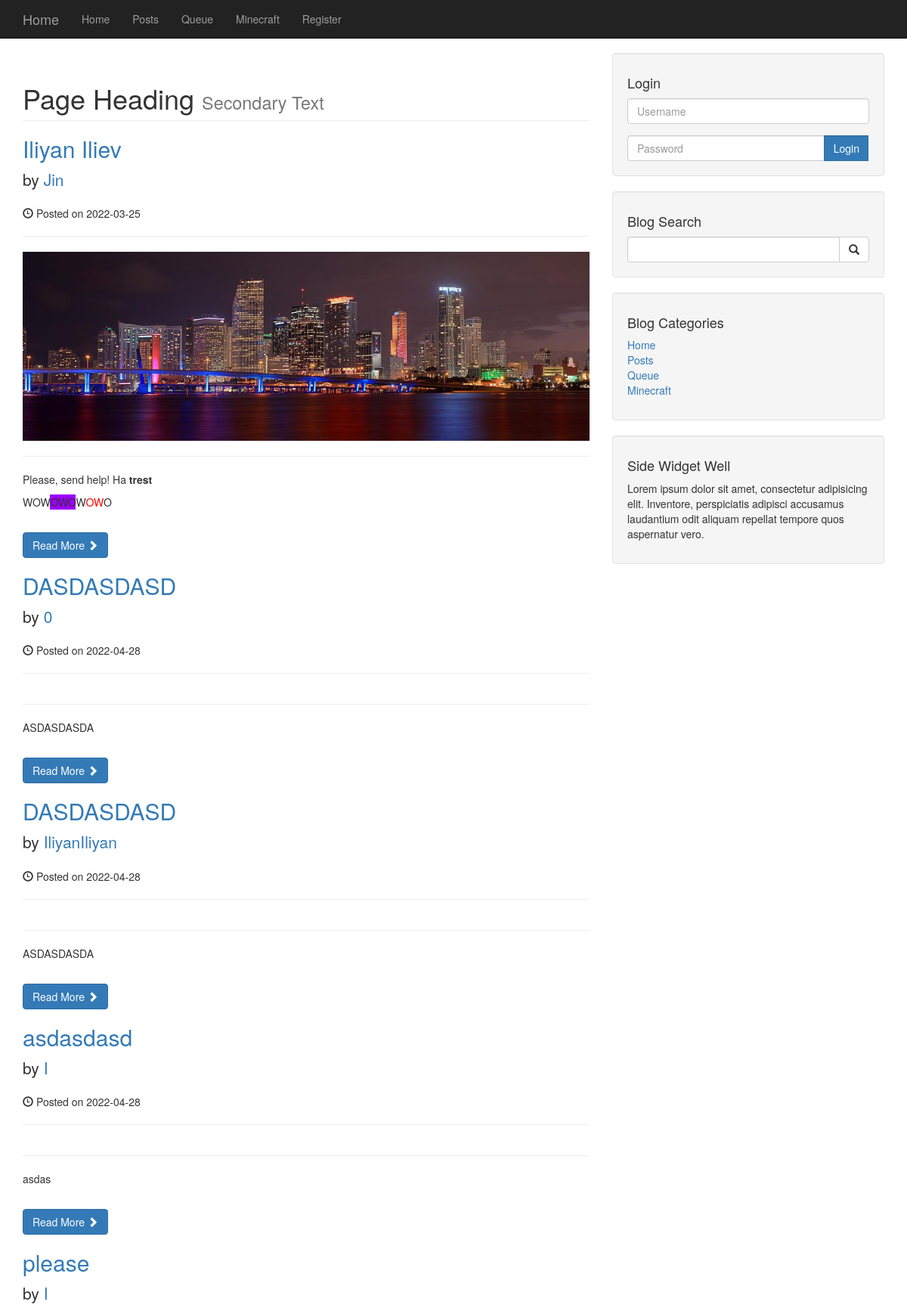
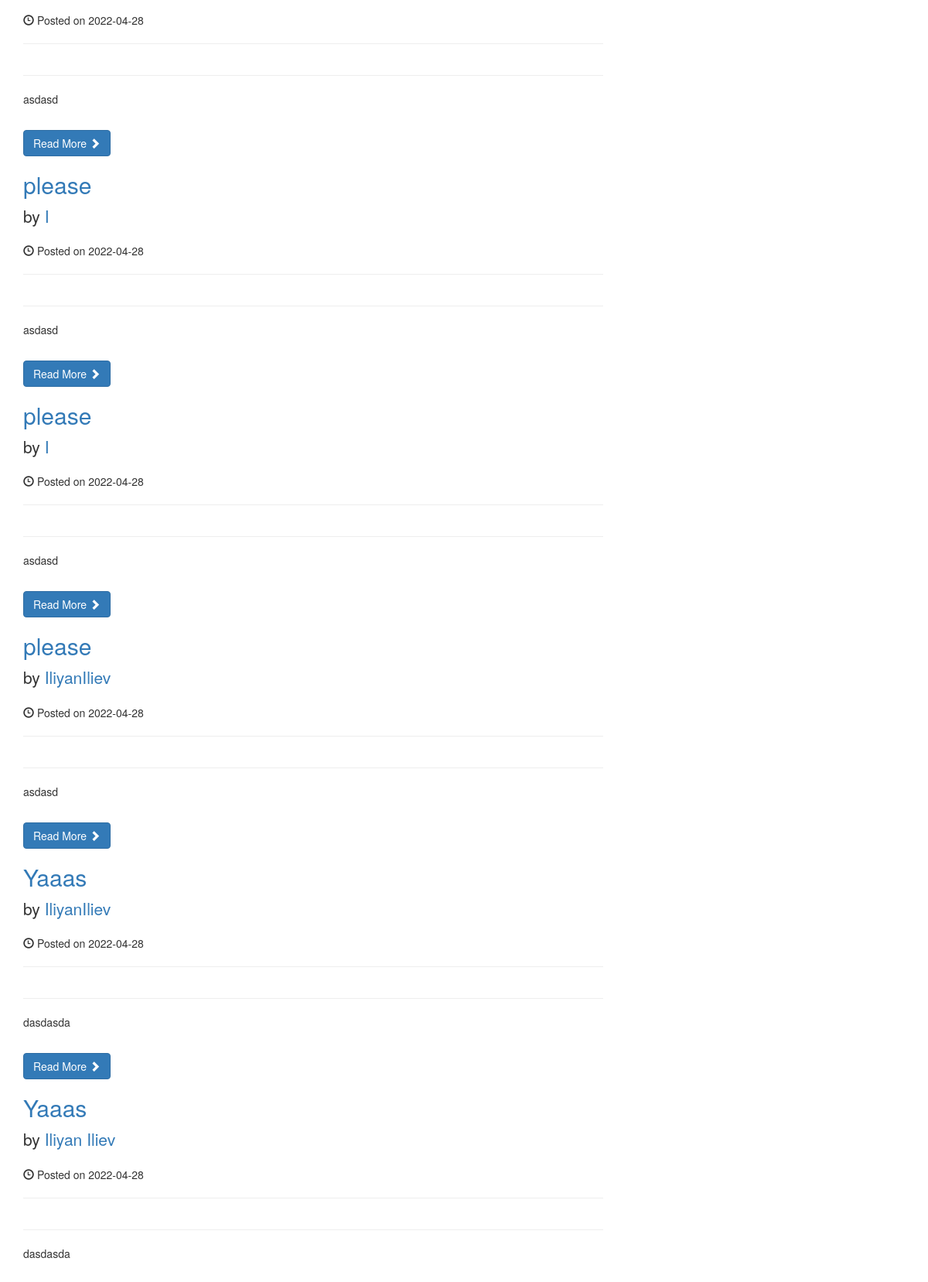
The app's page /category.php?category=1 (upper part) with its own data (2 pictures, top to bottom).
### tables this page shows
CREATE TABLE `categories` (
  `cat_id` int(3) NOT NULL,
  `cat_title` varchar(255) NOT NULL
);

CREATE TABLE `posts` (
  `post_id` int(3) NOT NULL,
  `post_category_id` int(3) NOT NULL,
  `post_title` varchar(255) NOT NULL,
  `post_author` varchar(255) NOT NULL,
  `post_date` date NOT NULL,
  `post_image` text NOT NULL,
  `post_content` text NOT NULL,
  `post_tags` varchar(255) NOT NULL,
  `post_comment_count` int(11) NOT NULL,
  `post_status` varchar(255) NOT NULL DEFAULT 'draft'
);

### category.php (the view)
<?php
    include('includes/db.php');
    include('includes/header.php');
    include('includes/navigation.php');
?>
<div class="container">
    <div class="row">
        <div class="col-md-8">
            <h1 class="page-header">
                Page Heading
                <small>Secondary Text</small>
            </h1>
            <?php
            if(isset($_GET['category'])){
                $category_id = $_GET['category'];
            }
            $query = "SELECT * FROM posts WHERE post_category_id = $category_id";
            $select_all_posts_query = mysqli_query($connection, $query);
            while($row = mysqli_fetch_assoc($select_all_posts_query)){
                $post_id = $row['post_id'];
                $post_title = $row['post_title'];
                $post_author = $row['post_author'];
                $post_date = $row['post_date'];
                $post_image = $row['post_image'];
                $post_content = substr($row['post_content'], 0, 150);
            ?>
            <h2>
                <a href="post.php?post_id=<?php echo $post_id; ?>"><?php echo $post_title; ?></a>
            </h2>
            <p class="lead">
                by <a href="index.php"><?php echo $post_author; ?></a>
            </p>
            <p><span class="glyphicon glyphicon-time"></span> Posted on <?php echo $post_date; ?></p>
            <hr>
            <img class="img-responsive" src="images/<?php echo $post_image; ?>" alt="">
            <hr>
            <p><?php echo $post_content; ?></p><br>
            <a class="btn btn-primary" href="#">Read More <span class="glyphicon glyphicon-chevron-right"></span></a>
            <?php } ?>
        </div>
        <?php
    include('includes/sidebar.php');
    include('includes/footer.php');
?>

### includes/navigation.php (shortened to what this page needs)
<nav class="navbar navbar-inverse navbar-fixed-top" role="navigation">
    <div class="container">
        <div class="navbar-header">
            <a class="navbar-brand" href="index.php">Home</a>
        </div>
        <div class="collapse navbar-collapse" id="bs-example-navbar-collapse-1">
            <ul class="nav navbar-nav">
            <?php
            $query = "SELECT * FROM categories";
            $select_all_categories_query = mysqli_query($connection, $query);
            while($row = mysqli_fetch_assoc($select_all_categories_query)){
                $cat_title = $row['cat_title'];
                echo "<li><a href='#'>{$cat_title}</a></li>";
            }
            ?>
            <li><a href="registration.php">Register</a><li>
            </ul>
        </div>
    </div>
</nav>

### includes/sidebar.php (shortened to what this page needs)
<div class="col-md-4">
    <div class="well">
        <h4>Login</h4>
        <form action="includes/login.php" method="POST">
            <div class="form-group">
                <input name="username" type="text" class="form-control" placeholder="Username">
            </div>
            <div class="input-group">
                <input name="password" type="password" class="form-control" placeholder="Password">
                <span class="input-group-btn">
                    <input value="Login" name="login" type="submit" class="form-control btn btn-primary">
                </span>
            </div>
        </form>
    </div>
    <div class="well">
        <form method="POST" action="search.php">
            <h4>Blog Search</h4>
            <div class="input-group">
                <input name="search" type="text" class="form-control">
                <span class="input-group-btn">
                    <button name="submit" class="btn btn-default" type="button">
                        <span class="glyphicon glyphicon-search"></span>
                    </button>
                </span>
            </div>
        </form>
    </div>
    <?php
        $query = "SELECT * FROM categories";
        $select_all_categories_query = mysqli_query($connection, $query);
    ?>
    <div class="well">
        <h4>Blog Categories</h4>
        <div class="row">
            <div class="col-lg-12">
                <ul class="list-unstyled">
                    <?php
                        while($row = mysqli_fetch_assoc($select_all_categories_query)){
                            $cat_id = $row['cat_id'];
                            $cat_title = $row['cat_title'];
                            echo "<li><a href='category.php?category=$cat_id'>{$cat_title}</a></li>";
                        }
                    ?>
                </ul>
            </div>
        </div>
    </div>
    <?php include "widget.php"; ?>
</div>
</div>

### css/blog-home.css (style rules this page uses)
body { padding-top: 70px; }

### records on screen
categories: cat_title "Home"
categories: cat_title "Posts"
categories: cat_title "Queue"
categories: cat_title "Minecraft"
posts: post_title "Iliyan Iliev", post_author "Jin", post_date "2022-03-25", post_image (picture), post_content "Please, send help! Ha trest WOW OWO W OW O"
posts: post_title "DASDASDASD", post_author "0", post_date "2022-04-28", post_content "ASDASDASDA"
posts: post_title "DASDASDASD", post_author "IliyanIliyan", post_date "2022-04-28", post_content "ASDASDASDA"
posts: post_title "asdasdasd", post_author "I", post_date "2022-04-28", post_content "asdas"
posts: post_title "please", post_author "I", post_date "2022-04-28", post_content "asdasd"
posts: post_title "please", post_author "I", post_date "2022-04-28", post_content "asdasd"
posts: post_title "please", post_author "I", post_date "2022-04-28", post_content "asdasd"
posts: post_title "please", post_author "IliyanIliev", post_date "2022-04-28", post_content "asdasd"
posts: post_title "Yaaas", post_author "IliyanIliev", post_date "2022-04-28", post_content "dasdasda"
posts: post_title "Yaaas", post_author "Iliyan Iliev", post_date "2022-04-28", post_content "dasdasda"
